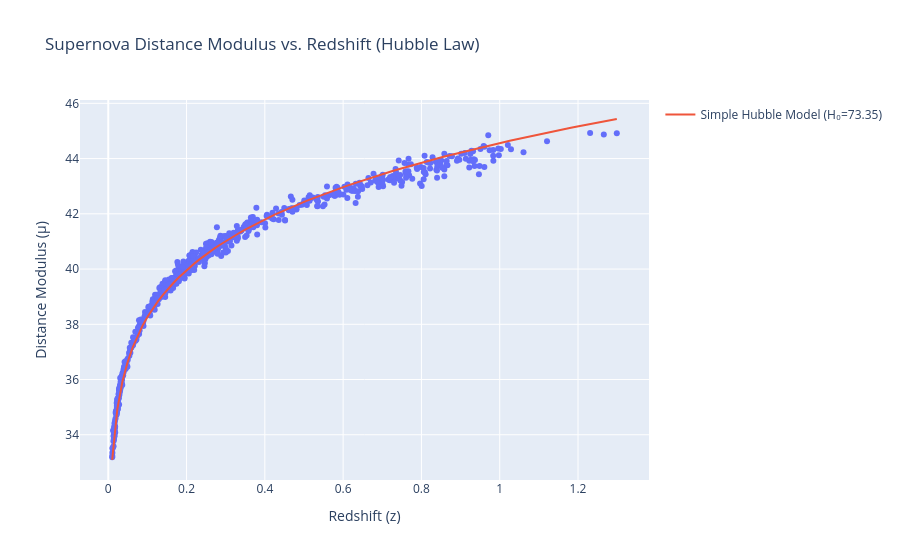

The notebook cell this image was saved under:
### Code cell
import numpy as np

# Define a Hubble Constant from optimizer module
H0 = 73.35

# Calculate the theoretical model
z_range = np.linspace(supernova_df[SUPERNOVA_KEYS['REDSHIFT']].min(), supernova_df[SUPERNOVA_KEYS['REDSHIFT']].max(), 100)
simple_model_mu = cosmology.calculate_empty_universe_model(z_range, H0)

# Create the plot
fig = px.scatter(supernova_df, x=SUPERNOVA_KEYS['REDSHIFT'], y='distance_modulus', 
                 title='Supernova Distance Modulus vs. Redshift (Hubble Law)',
                 labels={SUPERNOVA_KEYS['REDSHIFT']: 'Redshift (z)', 'distance_modulus': 'Distance Modulus (μ)'})

# Add the theoretical line
fig.add_scatter(x=z_range, y=simple_model_mu, mode='lines', name=f'Simple Hubble Model (H₀={H0})')
fig.show()

### Figure 1 — Plotly figure (JSON) as saved in the notebook; plotly's stock layout.template omitted (floating-point values rounded to 4 significant figures; data arrays with more than 128 entries replaced by an {"elided": "..."} marker saying what was removed)
{"data": [{"hovertemplate": "Redshift (z)=%{x}<br>Distance Modulus (μ)=%{y}<extra></extra>", "legendgroup": "", "marker": {"color": "#636efa", "symbol": "circle"}, "mode": "markers", "name": "", "orientation": "v", "showlegend": false, "type": "scatter", "x": {"elided": "732 float values"}, "xaxis": "x", "y": {"elided": "732 float values"}, "yaxis": "y"}, {"mode": "lines", "name": "Simple Hubble Model (H₀=73.35)", "type": "scatter", "x": [0.01006, 0.02308, 0.0361, 0.04912, 0.06214, 0.07516, 0.08818, 0.1012, 0.1142, 0.1272, 0.1403, 0.1533, 0.1663, 0.1793, 0.1923, 0.2054, 0.2184, 0.2314, 0.2444, 0.2575, 0.2705, 0.2835, 0.2965, 0.3095, 0.3226, 0.3356, 0.3486, 0.3616, 0.3746, 0.3877, 0.4007, 0.4137, 0.4267, 0.4397, 0.4528, 0.4658, 0.4788, 0.4918, 0.5048, 0.5179, 0.5309, 0.5439, 0.5569, 0.5699, 0.583, 0.596, 0.609, 0.622, 0.6351, 0.6481, 0.6611, 0.6741, 0.6871, 0.7002, 0.7132, 0.7262, 0.7392, 0.7522, 0.7653, 0.7783, 0.7913, 0.8043, 0.8173, 0.8304, 0.8434, 0.8564, 0.8694, 0.8824, 0.8955, 0.9085, 0.9215, 0.9345, 0.9475, 0.9606, 0.9736, 0.9866, 0.9996, 1.013, 1.026, 1.039, 1.052, 1.065, 1.078, 1.091, 1.104, 1.117, 1.13, 1.143, 1.156, 1.169, 1.182, 1.195, 1.208, 1.221, 1.234, 1.247, 1.26, 1.273, 1.286, 1.299], "y": [33.09, 34.92, 35.92, 36.62, 37.15, 37.59, 37.97, 38.29, 38.58, 38.84, 39.08, 39.29, 39.5, 39.68, 39.86, 40.03, 40.18, 40.33, 40.47, 40.61, 40.74, 40.86, 40.98, 41.1, 41.21, 41.31, 41.42, 41.52, 41.62, 41.71, 41.8, 41.89, 41.98, 42.06, 42.15, 42.23, 42.31, 42.38, 42.46, 42.53, 42.61, 42.68, 42.75, 42.82, 42.88, 42.95, 43.01, 43.08, 43.14, 43.2, 43.26, 43.32, 43.38, 43.44, 43.49, 43.55, 43.6, 43.66, 43.71, 43.76, 43.81, 43.87, 43.92, 43.97, 44.02, 44.06, 44.11, 44.16, 44.21, 44.25, 44.3, 44.34, 44.39, 44.43, 44.48, 44.52, 44.56, 44.6, 44.64, 44.69, 44.73, 44.77, 44.81, 44.85, 44.89, 44.93, 44.96, 45.0, 45.04, 45.08, 45.11, 45.15, 45.19, 45.22, 45.26, 45.29, 45.33, 45.36, 45.4, 45.43]}], "layout": {"legend": {"tracegroupgap": 0}, "title": {"text": "Supernova Distance Modulus vs. Redshift (Hubble Law)"}, "xaxis": {"anchor": "y", "domain": [0, 1], "title": {"text": "Redshift (z)"}}, "yaxis": {"anchor": "x", "domain": [0, 1], "title": {"text": "Distance Modulus (μ)"}}}}
